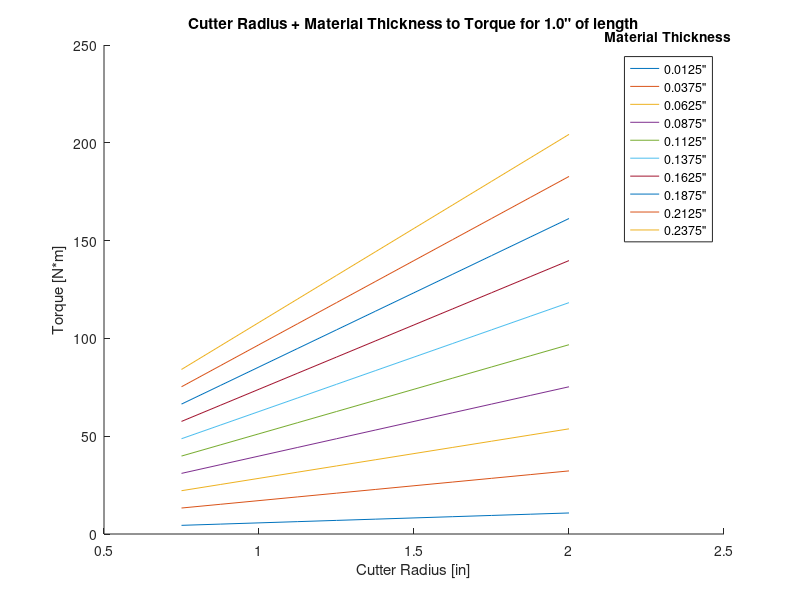
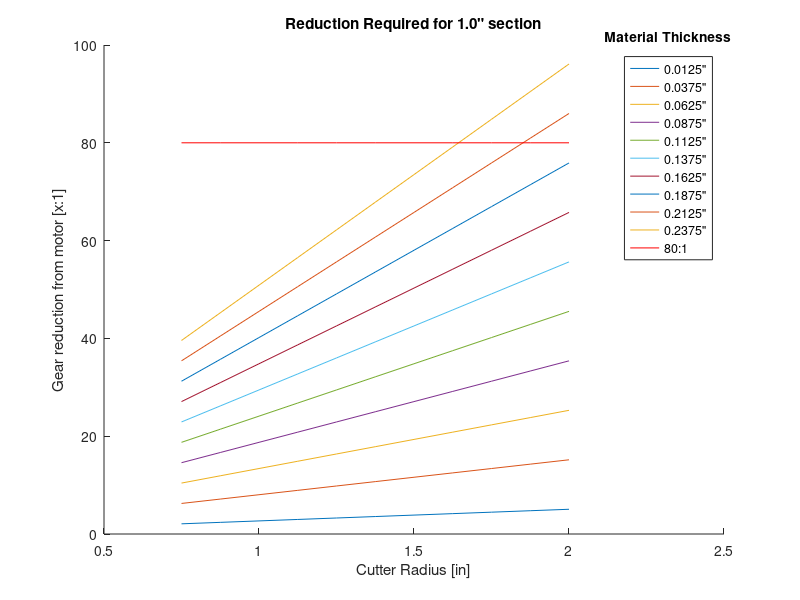
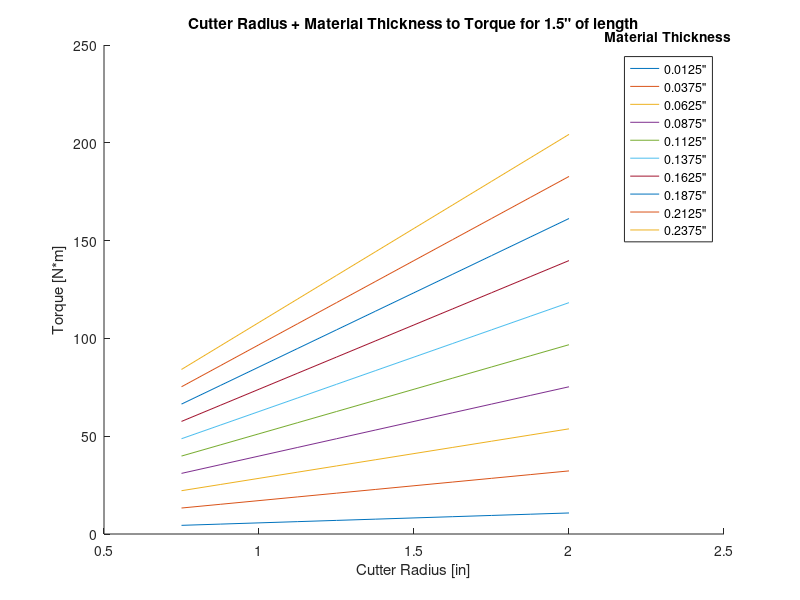
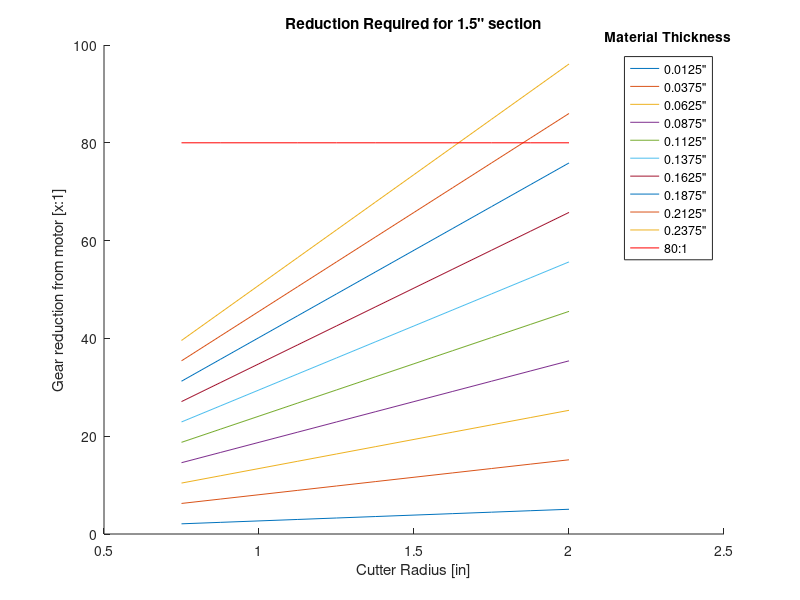

Write the MATLAB code that produced these figures, in order.
% MEGN 301 - Computational Analysis of Bulk Shredder Properties
% Michael Allen
% 2/17/2022

clc; clear;  close all;
format short 

%Variables to test
CUTTER_LENGTH = 1:.5:4;                   %inches of cutting section 
BLADE_WIDTH = .25;                       %width of cutting edge, plate steel to be used
BLADE_HEIGHT = .25;                %length of cutting edge
CUTTER_RADIUS = .75:(1/8):2;             %base radius from which cutters are extended from
MATERIAL_THICKNESS = .0125:.025:.25;

%Key metrics to verify
%torqueRequired; %[N*m]

%Constants
PLA_SHEAR_STRENGTH = 32.938 * 10^6;    %Pa
%PLA_ULTIMATE_STRESS =  57.9 * 10^6;    %Pa
INCH_TO_M = 25.4*10^-3;
NEWTON_METERS_TO_FOOT_POUNDS = 0.7376;
MOTOR_POWER = 120 * 3.2;
MOTOR_SPEED = 1725; 
MOTOR_TORQUE = 9.5488 * MOTOR_POWER / MOTOR_SPEED;
POSSIBLE_REDUCTION = 80;

%Testing cutter radius and blade height vairables
resultsMatrix = zeros(length(MATERIAL_THICKNESS), length(CUTTER_RADIUS), length(CUTTER_LENGTH));

for length_i = CUTTER_LENGTH
    numBlades = floor(length_i / (2*BLADE_WIDTH));

    resultsMatrix_i = zeros(length(MATERIAL_THICKNESS), length(CUTTER_RADIUS));
    for radius_i = CUTTER_RADIUS
        cuttingArea = (BLADE_WIDTH + 2 * BLADE_HEIGHT) * INCH_TO_M^2 .* MATERIAL_THICKNESS; %m^2
        force_on_blades = PLA_SHEAR_STRENGTH * cuttingArea * ceil(numBlades/3);    %blades orientated such that only 1/3 of blades are in contact at given angle
        torqueRequired = force_on_blades .* ((radius_i*INCH_TO_M) + (BLADE_HEIGHT.*INCH_TO_M)/2);  %force applied at half of centroid of blade
        resultsMatrix_i(:,find(CUTTER_RADIUS==radius_i)) = torqueRequired;
    end
    resultsMatrix(:,:, find(CUTTER_LENGTH == length_i)) = resultsMatrix_i;
end

%disp(resultsMatrix);
torqueRequired = resultsMatrix;
reductionRequired =  resultsMatrix ./ MOTOR_TORQUE;

for cutter_length = 1:length(CUTTER_LENGTH)

    curr_len = CUTTER_LENGTH(cutter_length);

    %Plot Torque needed
    figure('Name', 'Cutter Radius + Material Thickness to Torque')  %initalize first figure
    hold on
    title(sprintf('Cutter Radius + Material Thickness to Torque for %.1f" of length', curr_len));
    xlabel('Cutter Radius [in]');
    xlim([.5 2.5]);
    ylabel('Torque [N*m]');
    plot(CUTTER_RADIUS,resultsMatrix(:,:,cutter_length));
    LEGEND = cell(length(MATERIAL_THICKNESS), 1);
    for num = 1:length(MATERIAL_THICKNESS)
        LEGEND{num} = strcat(num2str(MATERIAL_THICKNESS(num)), '"') ;
    end
    leg = legend(LEGEND);
    title(leg, 'Material Thickness')
    hold off
    
    %Plot gear reduction needed
    figure('Name', 'Reduction required for given Torque')  %initalize second figure
    hold on
    title(sprintf('Reduction Required for %.1f" section', curr_len));
    xlabel('Cutter Radius [in]');
    xlim([.5 2.5]);
    ylabel('Gear reduction from motor [x:1]');
    plot(CUTTER_RADIUS, reductionRequired(:,:,cutter_length));

    plot(CUTTER_RADIUS, (CUTTER_RADIUS ./ CUTTER_RADIUS) * POSSIBLE_REDUCTION, 'r')
    

    LEGEND = cell(length(MATERIAL_THICKNESS)+1, 1);
    for num = 1:length(MATERIAL_THICKNESS)
        LEGEND{num} = strcat(num2str(MATERIAL_THICKNESS(num)), '"') ;
    end

    LEGEND{end} = strcat(num2str(POSSIBLE_REDUCTION), ':1');
    leg = legend(LEGEND);
    title(leg, 'Material Thickness')

    hold off


end